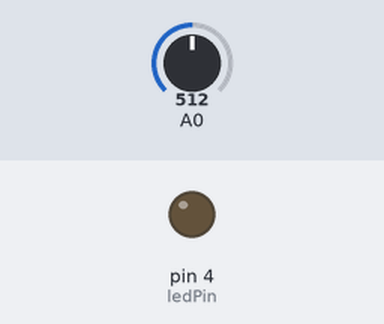
The sketch below on a simulated Arduino Uno, built with avr-gcc and run on an emulated ATmega328P. On the bench: output pins drawn as LEDs (lit = HIGH). The test bench sets the inputs (shaded band); at power-on: A0 = 512.

Above: at 1.2 s.
1.3 s: A0 set to 186
2.8 s: A0 set to 152
At 3.9 s:
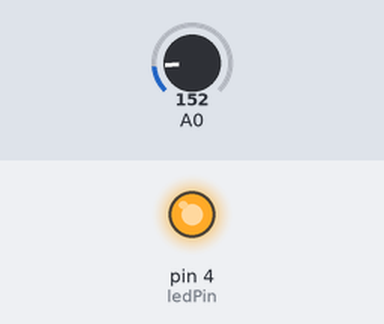
4.3 s: A0 set to 306
At 5.1 s:
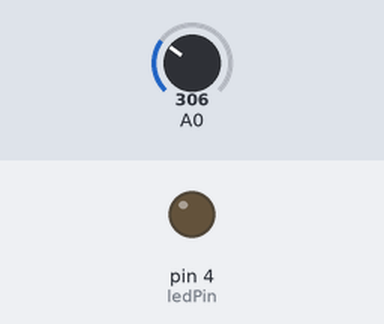
5.8 s: A0 set to 122
At 6.2 s:
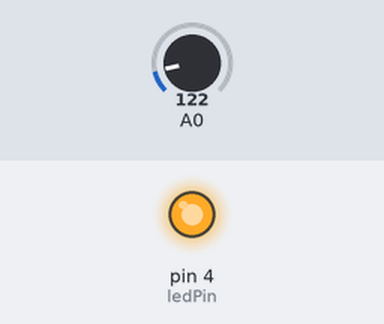
Timing chart, 0 to 8.3 s (numbered marks = the images above; inputs shaded):
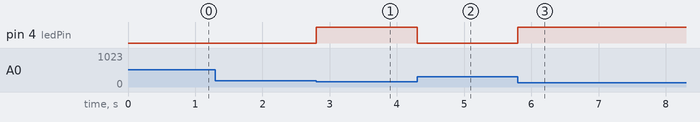

Measured:
- the behaviour switches between 171 and 170 on A0 (found by bisection; images 0 and 1)
- after the input at 1.3 s, every drawn part: stays the same
- after the input at 2.8 s, pin 4 (ledPin): LOW → HIGH at once
- after the input at 4.3 s, pin 4 (ledPin): HIGH → LOW at once
- after the input at 5.8 s, pin 4 (ledPin): LOW → HIGH at once

The sketch:

LightSensor_BlueLED.ino
```cpp
#include <math.h>

const int ledPin=4; //Connect the LED Grove module to Pin4, Digital 4
const int thresholdvalue=50; //The threshold for which the LED should turn on.
float Rsensor; //Resistance of sensor in K

void setup()
{
  pinMode(ledPin,OUTPUT); //Set the LED on Digital 4 as an OUTPUT
}

void loop()
{
  int sensorValue = analogRead(0);
  Rsensor=(float)(1023-sensorValue)*10/sensorValue;

  if(Rsensor>thresholdvalue)
  {
    digitalWrite(ledPin,HIGH);
  }
  else
  {
    digitalWrite(ledPin,LOW);
  }
}
```
